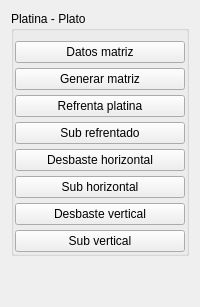
       <widget class="QWidget" name="tabWidget_functions_platter">
        <attribute name="title">
         <string/>
        </attribute>
        <layout class="QVBoxLayout" name="verticalLayout">
         <item>
          <widget class="QGroupBox" name="groupBox_platter">
           <property name="title">
            <string>Platina - Plato</string>
           </property>
           <layout class="QGridLayout" name="gridLayout_6">
            <property name="leftMargin">
             <number>1</number>
            </property>
            <property name="topMargin">
             <number>10</number>
            </property>
            <property name="rightMargin">
             <number>1</number>
            </property>
            <property name="bottomMargin">
             <number>1</number>
            </property>
            <property name="horizontalSpacing">
             <number>3</number>
            </property>
            <property name="verticalSpacing">
             <number>5</number>
            </property>
            <item row="1" column="0">
             <widget class="QPushButton" name="btn_call_square">
              <property name="toolTip">
               <string>Agrega la matriz de piezas al programa principal</string>
              </property>
              <property name="statusTip">
               <string>Agrega la matriz de piezas al programa principal</string>
              </property>
              <property name="text">
               <string>Generar matriz</string>
              </property>
             </widget>
            </item>
            <item row="7" column="0">
             <widget class="QPushButton" name="btn_lineal_rgh_y">
              <property name="toolTip">
               <string>Agrega el desbaste vertical a la subrutina</string>
              </property>
              <property name="statusTip">
               <string>Agrega el desbaste vertical a la subrutina</string>
              </property>
              <property name="text">
               <string>Sub vertical</string>
              </property>
             </widget>
            </item>
            <item row="3" column="0">
             <widget class="QPushButton" name="btn_flatten">
              <property name="toolTip">
               <string>Agrega el refrentado de platina a la subrutina</string>
              </property>
              <property name="statusTip">
               <string>Agrega el refrentado de platina a la subrutina</string>
              </property>
              <property name="text">
               <string>Sub refrentado</string>
              </property>
             </widget>
            </item>
            <item row="6" column="0">
             <widget class="QPushButton" name="btn_call_lineal_y">
              <property name="toolTip">
               <string>Agrega el desbaste vertical al programa principal</string>
              </property>
              <property name="statusTip">
               <string>Agrega el desbaste vertical al programa principal</string>
              </property>
              <property name="text">
               <string>Desbaste vertical</string>
              </property>
             </widget>
            </item>
            <item row="4" column="0">
             <widget class="QPushButton" name="btn_call_lineal_x">
              <property name="toolTip">
               <string>Agrega el desbaste horizontal al programa principal</string>
              </property>
              <property name="statusTip">
               <string>Agrega el desbaste horizontal al programa principal</string>
              </property>
              <property name="text">
               <string>Desbaste horizontal</string>
              </property>
             </widget>
            </item>
            <item row="2" column="0">
             <widget class="QPushButton" name="btn_call_flatten">
              <property name="toolTip">
               <string>Agrega el refrentado de platina al programa principal</string>
              </property>
              <property name="statusTip">
               <string>Agrega el refrentado de platina al programa principal</string>
              </property>
              <property name="text">
               <string>Refrenta platina</string>
              </property>
             </widget>
            </item>
            <item row="5" column="0">
             <widget class="QPushButton" name="btn_lineal_rgh_x">
              <property name="toolTip">
               <string>Agrega el desbaste horizontal a la subrutina</string>
              </property>
              <property name="statusTip">
               <string>Agrega el desbaste horizontal a la subrutina</string>
              </property>
              <property name="text">
               <string>Sub horizontal</string>
              </property>
             </widget>
            </item>
            <item row="0" column="0">
             <widget class="QPushButton" name="btn_platter_data">
              <property name="toolTip">
               <string>Agrega los datos de la matriz de piezas</string>
              </property>
              <property name="statusTip">
               <string>Agrega los datos de la matriz de piezas</string>
              </property>
              <property name="text">
               <string>Datos matriz</string>
              </property>
             </widget>
            </item>
           </layout>
          </widget>
         </item>
         <item>
          <spacer name="verticalSpacer_4">
           <property name="orientation">
            <enum>Qt::Vertical</enum>
           </property>
           <property name="sizeHint" stdset="0">
            <size>
             <width>20</width>
             <height>40</height>
            </size>
           </property>
          </spacer>
         </item>
        </layout>
       </widget>
